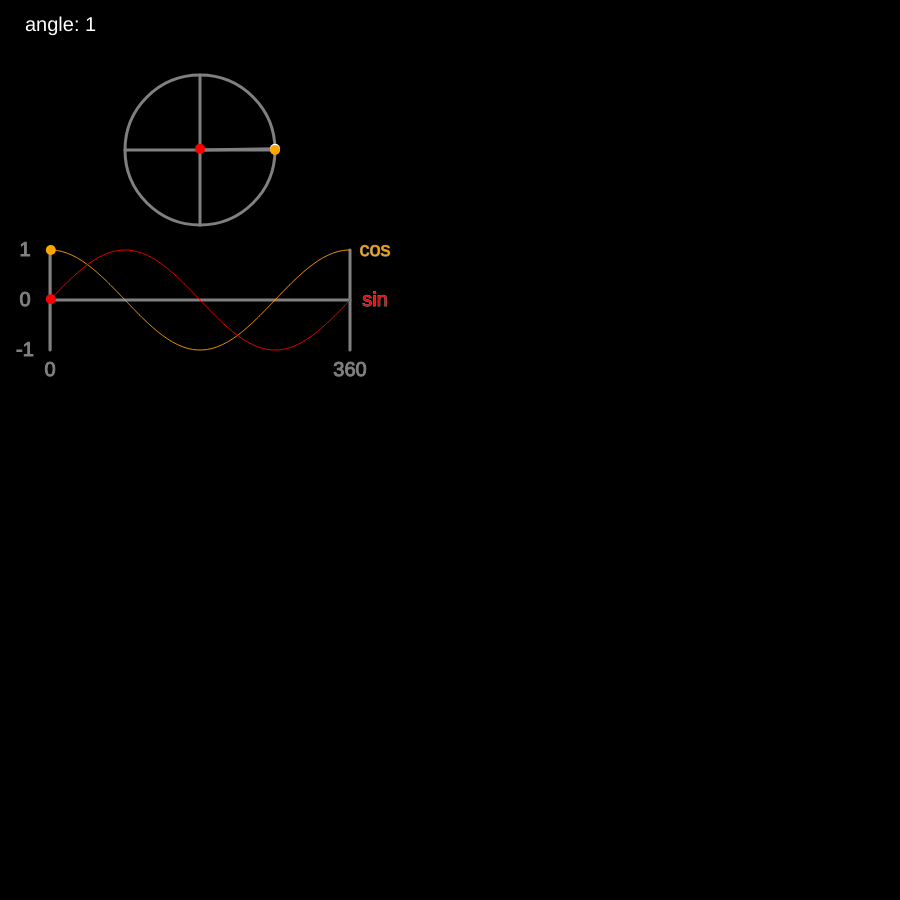
Frame 1 (no input)
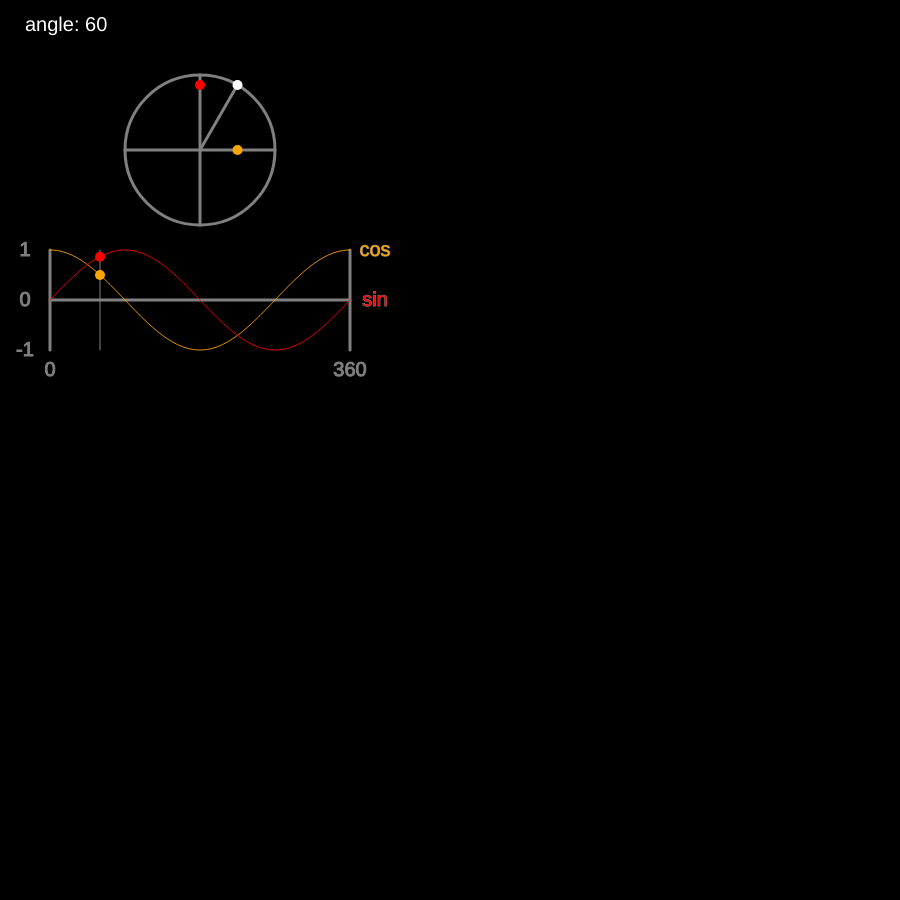
Frame 60 (no input)
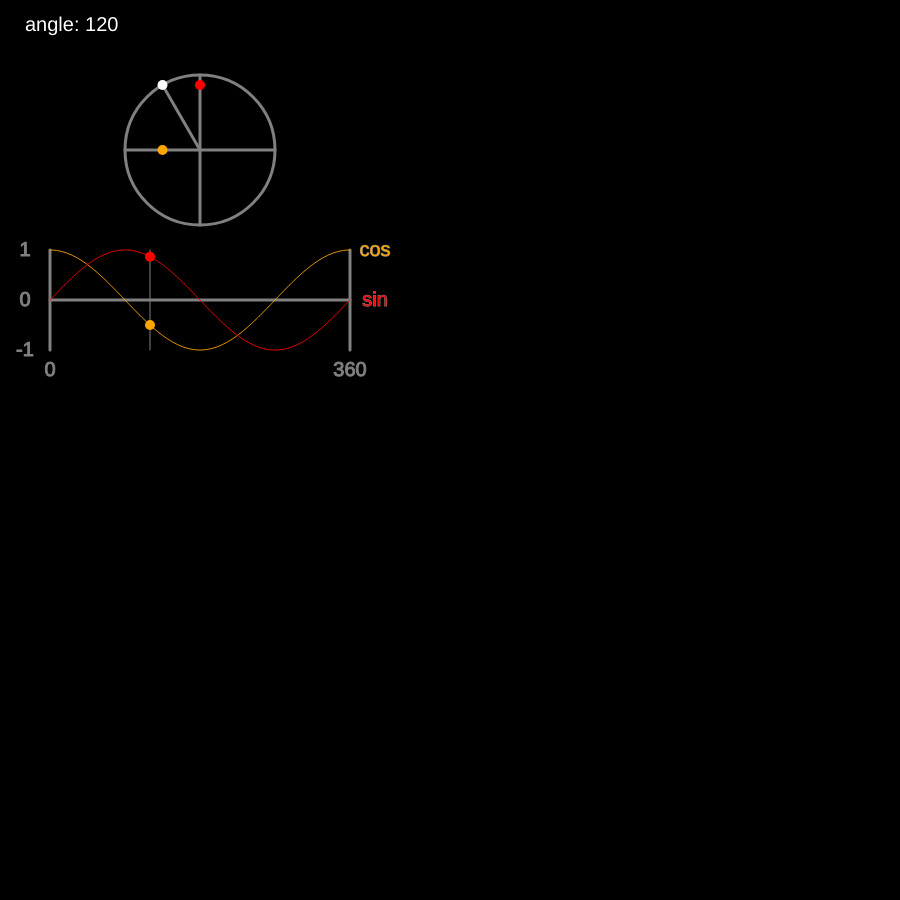
Frame 120 (the mouse pressed at the canvas centre since frame 60)

The p5.js sketch that drew these frames (run headless with seeded random() and noise() and a simulated clock; from frame 60 on, the mouse is pressed at the canvas centre):

// p5.js sketch
// ── sketch.js
let circleX = 200;
let circleY = 150;
let circleRadius = 75;

let graphX = 50;
let graphY = 300;
let graphAmplitude = 50;
let graphPeriod = 300;

function setup() {
  createCanvas(900, 900);
  angleMode(DEGREES);
  describe(
    'Animated demonstration of a point moving around the unit circle, together with the corresponding sine and cosine values moving along their graphs.'
  );
}

function draw() {
  background(0);

  // Set angle based on frameCount, and display current value

  let angle = frameCount % 360;

  fill(255);
  textSize(20);
  textAlign(LEFT, CENTER);
  text(`angle: ${angle}`, 25, 25);

  // Draw circle and diameters

  noFill();
  stroke(128);
  strokeWeight(3);
  circle(circleX, circleY, 2 * circleRadius);
  line(circleX, circleY - circleRadius, circleX, circleY + circleRadius);
  line(circleX - circleRadius, circleY, circleX + circleRadius, circleY);

  // Draw moving points

  let pointX = circleX + circleRadius * cos(angle);
  let pointY = circleY - circleRadius * sin(angle);

  line(circleX, circleY, pointX, pointY);

  noStroke();

  fill('white');
  circle(pointX, pointY, 10);

  fill('orange');
  circle(pointX, circleY, 10);

  fill('red');
  circle(circleX, pointY, 10);

  // Draw graph

  stroke('grey');
  strokeWeight(3);
  line(graphX, graphY, graphX + 300, graphY);
  line(graphX, graphY - graphAmplitude, graphX, graphY + graphAmplitude);
  line(
    graphX + graphPeriod,
    graphY - graphAmplitude,
    graphX + graphPeriod,
    graphY + graphAmplitude
  );

  fill('grey');
  strokeWeight(1);
  textAlign(CENTER, CENTER);
  text('0', graphX, graphY + graphAmplitude + 20);
  text('360', graphX + graphPeriod, graphY + graphAmplitude + 20);
  text('1', graphX / 2, graphY - graphAmplitude);
  text('0', graphX / 2, graphY);
  text('-1', graphX / 2, graphY + graphAmplitude);

  fill('orange');
  text('cos', graphX + graphPeriod + graphX / 2, graphY - graphAmplitude);
  fill('red');
  text('sin', graphX + graphPeriod + graphX / 2, graphY);

  // Draw cosine curve

  noFill();
  stroke('orange');
  beginShape();
  for (let t = 0; t <= 360; t++) {
    let x = map(t, 0, 360, graphX, graphX + graphPeriod);
    let y = graphY - graphAmplitude * cos(t);
    vertex(x, y);
  }
  endShape();

  // Draw sine curve

  noFill();
  stroke('red');
  beginShape();
  for (let t = 0; t <= 360; t++) {
    let x = map(t, 0, 360, graphX, graphX + graphPeriod);
    let y = graphY - graphAmplitude * sin(t);
    vertex(x, y);
  }
  endShape();

  // Draw moving line

  let lineX = map(angle, 0, 360, graphX, graphX + graphPeriod);
  stroke('grey');
  line(lineX, graphY - graphAmplitude, lineX, graphY + graphAmplitude);

  // Draw moving points on graph

  let orangeY = graphY - graphAmplitude * cos(angle);
  let redY = graphY - graphAmplitude * sin(angle);

  noStroke();

  fill('orange');
  circle(lineX, orangeY, 10);

  fill('red');
  circle(lineX, redY, 10);
}
